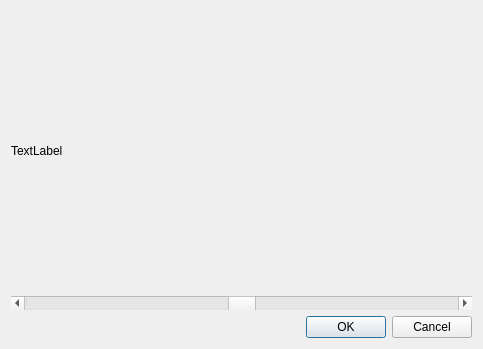
<?xml version="1.0" encoding="UTF-8"?>
<ui version="4.0">
 <class>Dialog</class>
 <widget class="QDialog" name="Dialog">
  <property name="geometry">
   <rect>
    <x>0</x>
    <y>0</y>
    <width>483</width>
    <height>349</height>
   </rect>
  </property>
  <property name="windowTitle">
   <string>Dialog</string>
  </property>
  <layout class="QVBoxLayout" name="verticalLayout">
   <item>
    <widget class="QLabel" name="qimage">
     <property name="text">
      <string>TextLabel</string>
     </property>
    </widget>
   </item>
   <item>
    <widget class="QScrollBar" name="degree">
     <property name="minimum">
      <number>-180</number>
     </property>
     <property name="maximum">
      <number>180</number>
     </property>
     <property name="singleStep">
      <number>1</number>
     </property>
     <property name="orientation">
      <enum>Qt::Horizontal</enum>
     </property>
    </widget>
   </item>
   <item>
    <widget class="QDialogButtonBox" name="buttonBox">
     <property name="orientation">
      <enum>Qt::Horizontal</enum>
     </property>
     <property name="standardButtons">
      <set>QDialogButtonBox::Cancel|QDialogButtonBox::Ok</set>
     </property>
    </widget>
   </item>
  </layout>
 </widget>
 <resources/>
 <connections>
  <connection>
   <sender>buttonBox</sender>
   <signal>accepted()</signal>
   <receiver>Dialog</receiver>
   <slot>accept()</slot>
   <hints>
    <hint type="sourcelabel">
     <x>248</x>
     <y>254</y>
    </hint>
    <hint type="destinationlabel">
     <x>157</x>
     <y>274</y>
    </hint>
   </hints>
  </connection>
  <connection>
   <sender>buttonBox</sender>
   <signal>rejected()</signal>
   <receiver>Dialog</receiver>
   <slot>reject()</slot>
   <hints>
    <hint type="sourcelabel">
     <x>316</x>
     <y>260</y>
    </hint>
    <hint type="destinationlabel">
     <x>286</x>
     <y>274</y>
    </hint>
   </hints>
  </connection>
 </connections>
</ui>
